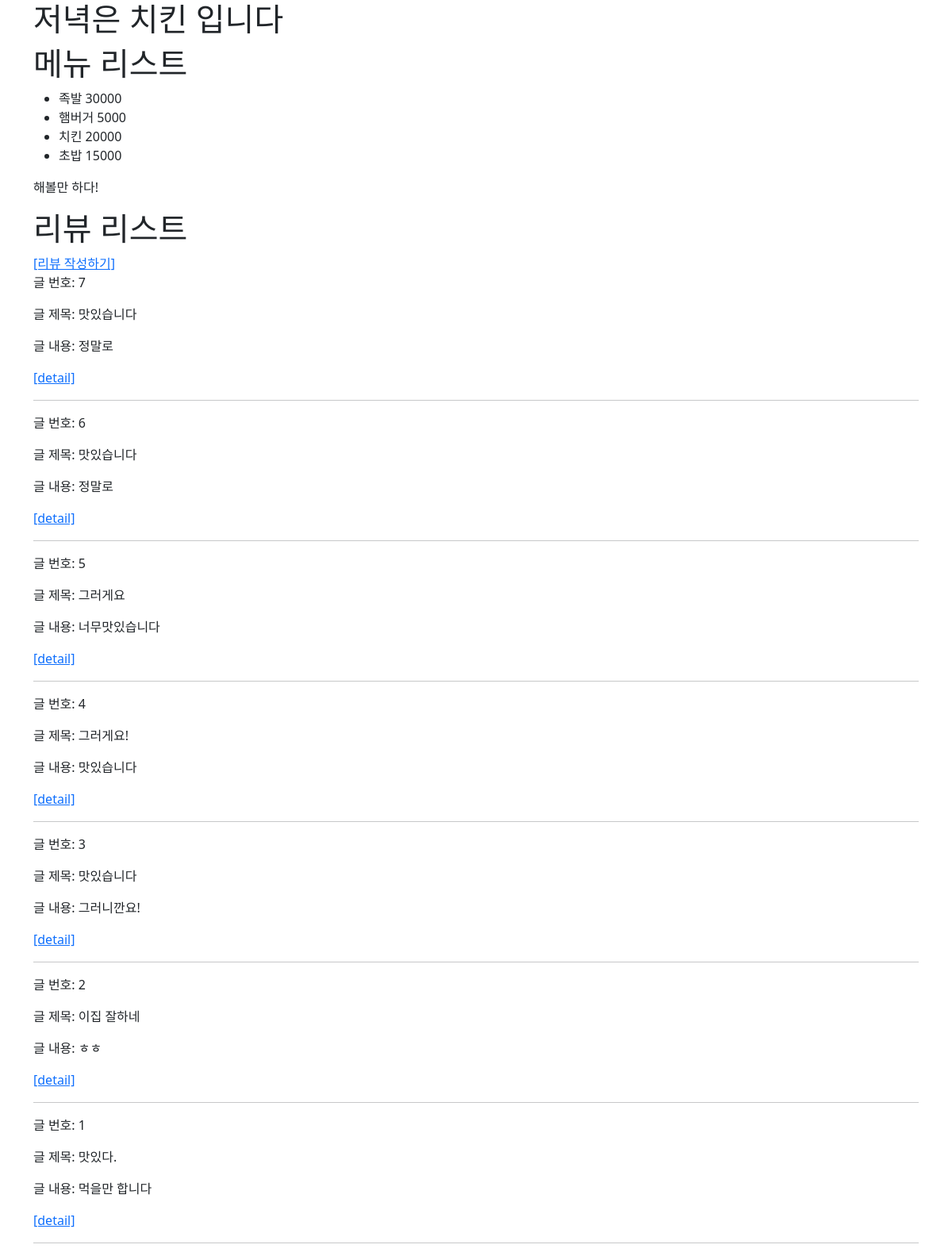
The app's page /articles/dinner/, older data.
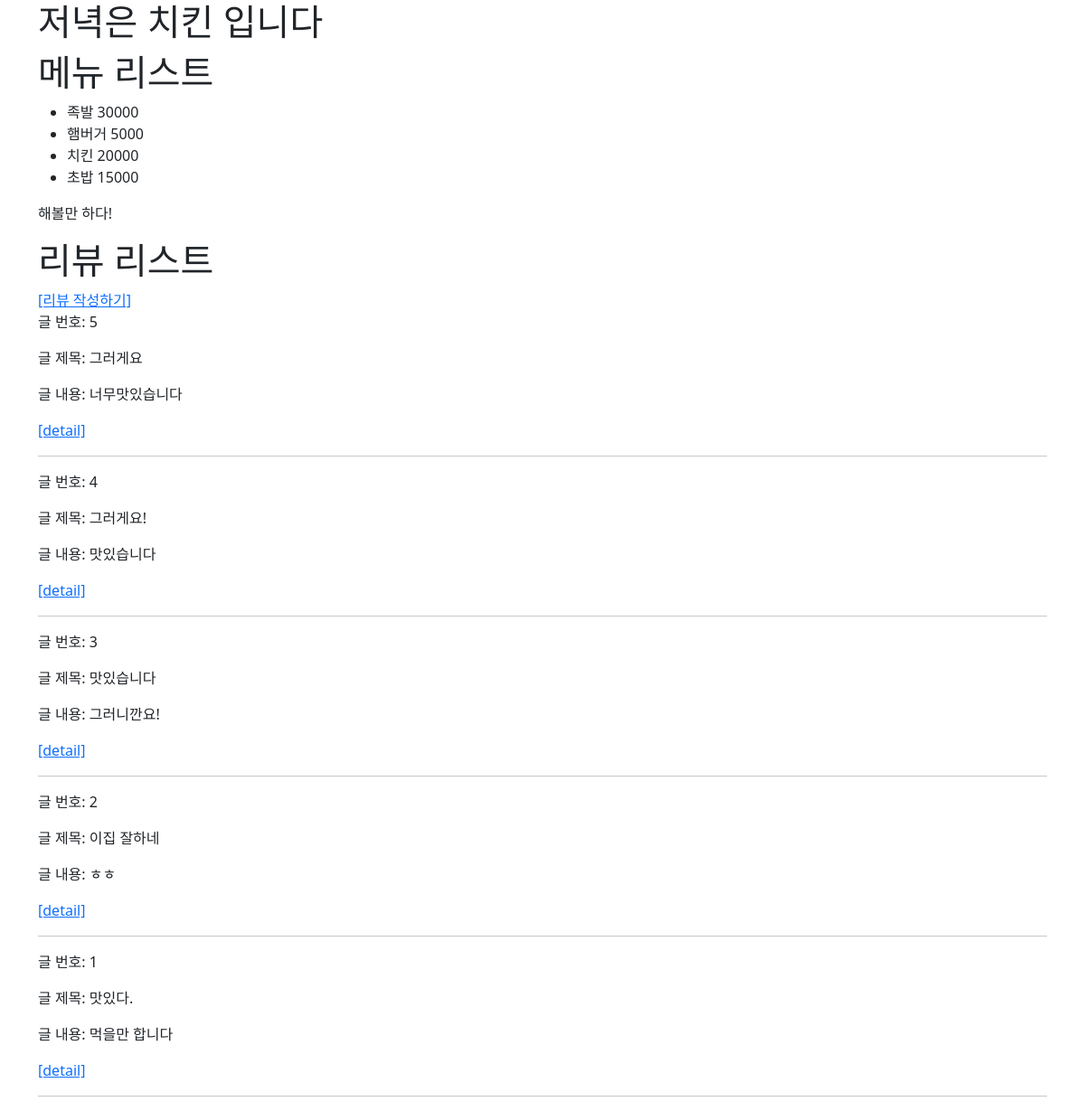
The same page, newer data.
### articles/models.py (models this page shows)
class Article(models.Model):
    title = models.CharField(max_length=10)
    content = models.TextField()
    create_at = models.DateTimeField(auto_now_add=True)

### articles/views.py (the view)
# urls.py: path('dinner/', views.dinner, name='dinner'),
def dinner(request):
    menus = [{"name":'족발', "price": 30000}, {"name": '햄버거', "price": 5000},
            {"name": '치킨', "price": 20000}, {"name":'초밥', "price": 15000}]
    pick = random.choice(menus)
    articles = Article.objects.order_by('-create_at')
    context ={
        'pick':pick,
        'menus':menus,
        'articles':articles,
    }
    return render(request, 'dinner.html', context)

### articles/templates/dinner.html
{% extends 'base.html' %}
{% block content %}
<h1> 저녁은 {{pick.name}} 입니다 </h1>
<h1> 메뉴 리스트 </h1>
<ul>
    {% for menu in menus %}
        <li>{{ menu.name }} {{ menu.price }}</li>
    {% endfor %}
</ul>
{% if pick.price > 20000%}
    <p> 비싸다! </p>
{% elif pick.price > 10000 %}
    <p> 해볼만 하다! </p>
{% else %}
    <p> 맛있겠다</p>
{% endif %}
<h1>리뷰 리스트</h1>
<a href={% url 'articles:review' %}>[리뷰 작성하기]</a>
{% for article in articles %}
<p>글 번호: {{ article.pk }}</p>
<p>글 제목: {{ article.title }}</p>
<p>글 내용: {{ article.content }}</p>
<a href={% url 'articles:detail' article.pk %}>[detail]</a>
<hr>
{% endfor %}
{% endblock content %}

### articles/templates/base.html (shortened to what this page needs)
<!DOCTYPE html>
<html lang="en">
    <head>
        <link
            href="https://cdn.jsdelivr.net/npm/bootstrap@5.1.3/dist/css/bootstrap.min.css"
            rel="stylesheet"
>
    </head>
    <body class="container">
        {% block content %}{% endblock %}
    </body>
</html>

Row changes from the older to the newer data that the page shows:
removed Article: pk "7", title "맛있습니다", content "정말로"
removed Article: pk "6", title "맛있습니다", content "정말로"
